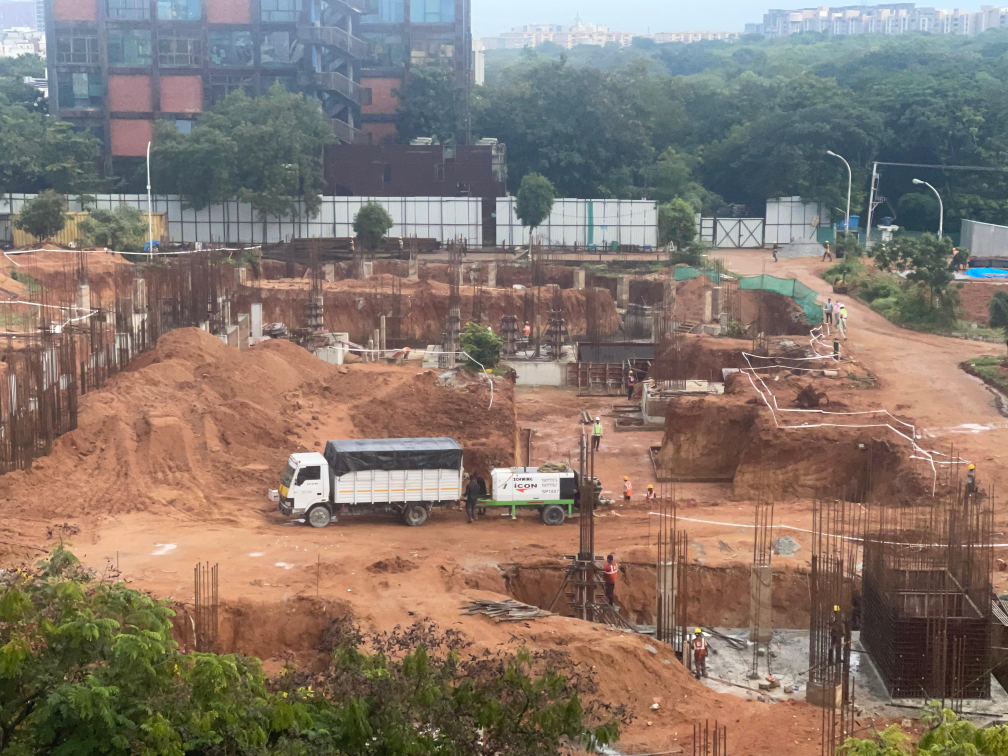
#> input picture web/csim.jpg, 4032 x 3024 px (shown at 1/4 size)
$ python images.py
#> lines starting #> are read from the running program, lines starting #| are printed output that depends on the picture
#> further down, img1 is the input picture: PIL image 4032x3024 RGB; mean R, G, B 134.5, 119.6, 109.1
from PIL import Image
from reportlab.pdfgen import canvas
import io

def image_with_opacity(img: Image, opacity: float):
#> called with opacity = 0.3
    if opacity < 0 or opacity > 1:
        raise ValueError("Opacity must be between 0 and 1")

    aimg = img.convert("RGBA")

    # Create an alpha mask for the opacity
    r, g, b, a = aimg.split()  # Get the alpha channel
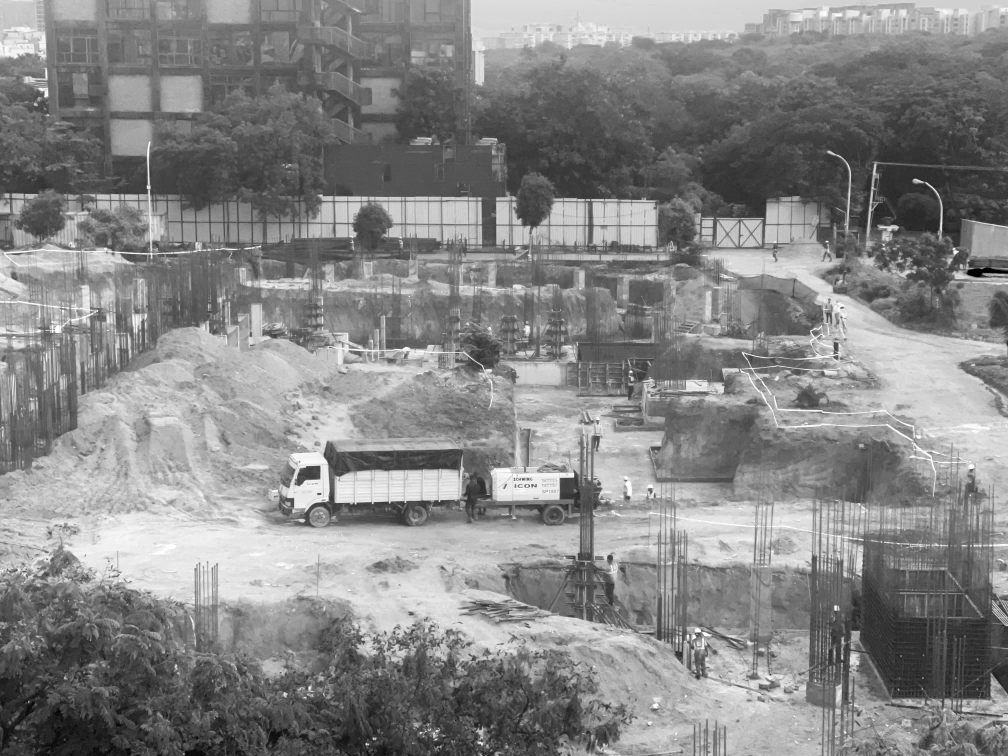
#> r: PIL image 4032x3024 L (shown at 1/4 size); min 0, max 255, mean 134.5
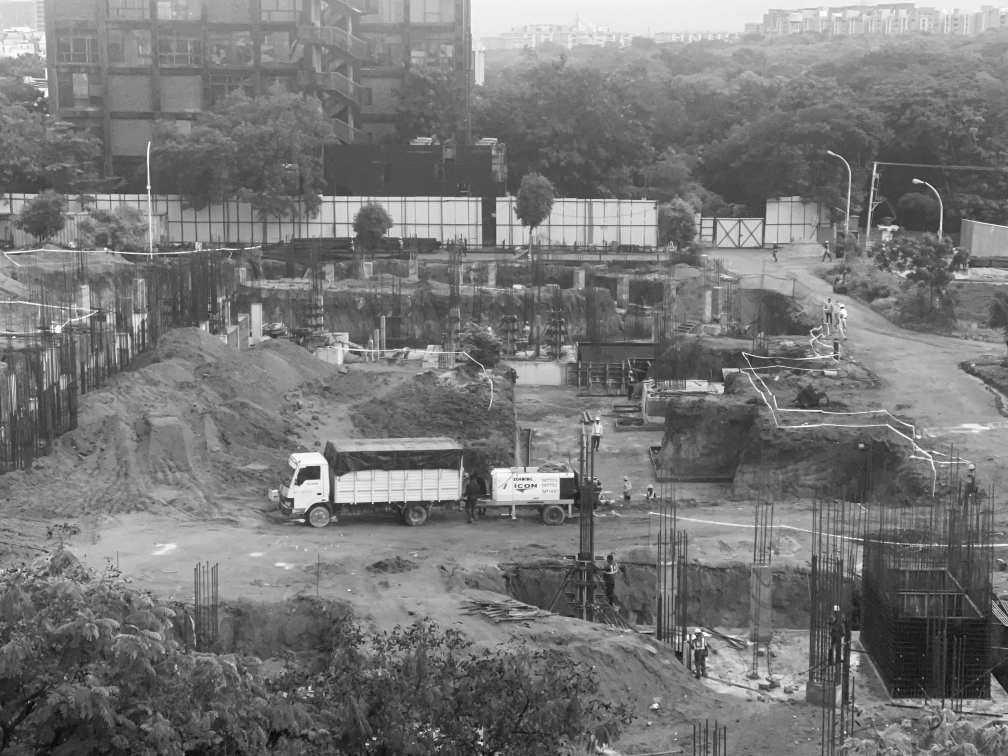
#> g: PIL image 4032x3024 L (shown at 1/4 size); min 3, max 255, mean 119.6
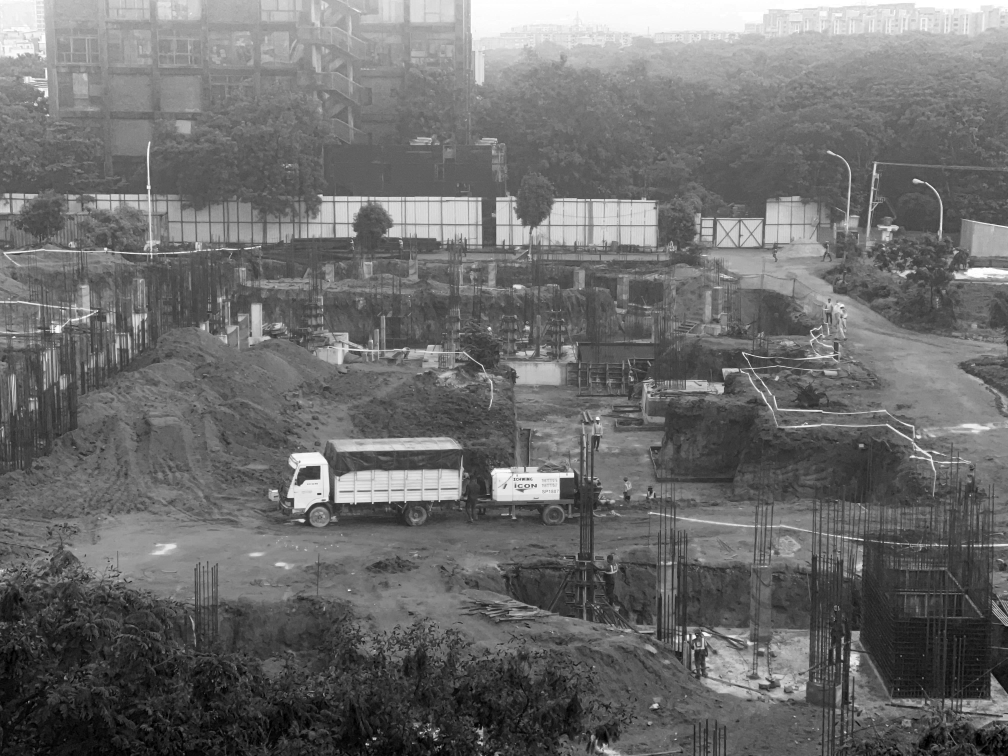
#> b: PIL image 4032x3024 L (shown at 1/4 size); min 0, max 255, mean 109.1
#> a: PIL image 4032x3024 L; every value is 255
    a = a.point(lambda p: p * opacity)  # Apply the opacity
#> a: PIL image 4032x3024 L; every value is 76
    new_image = Image.merge("RGBA", (r, g, b, a))
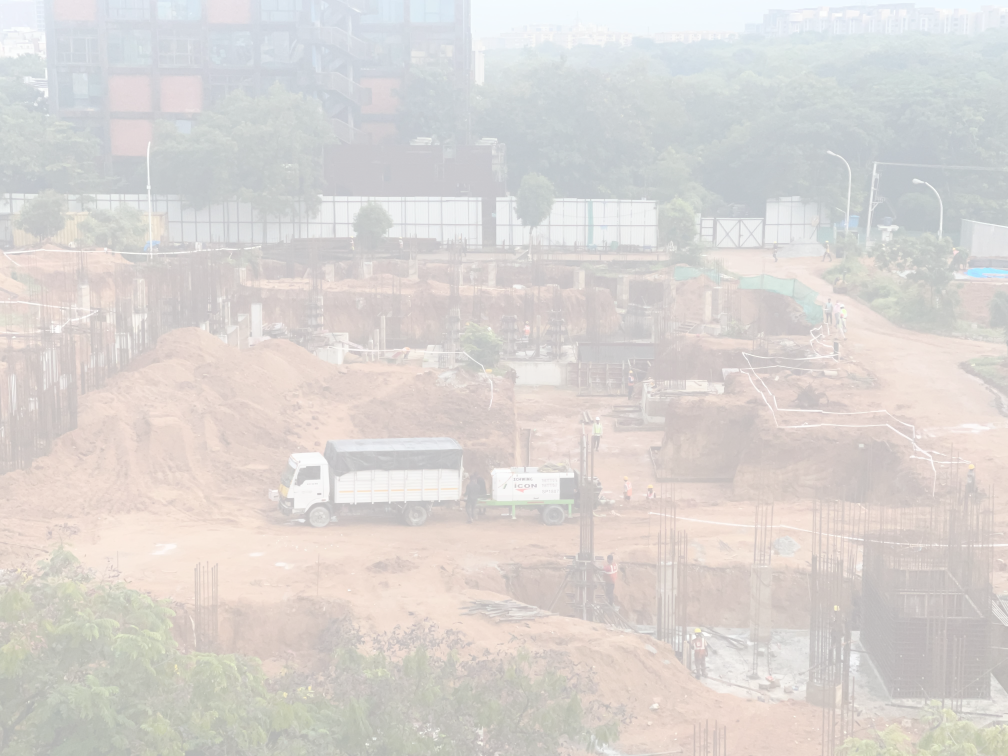
#> new_image: PIL image 4032x3024 RGBA (shown at 1/4 size); mean R, G, B, A 134.5, 119.6, 109.1, 76; transparent parts drawn white
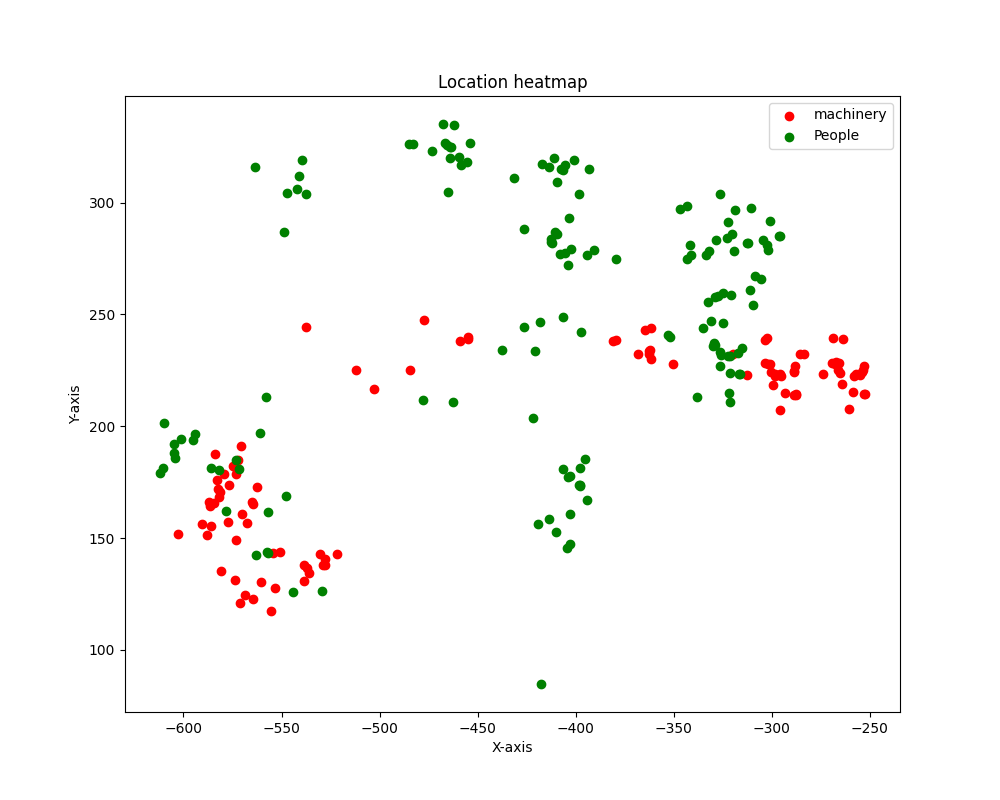
#> input picture web/scatterplot.png, 1000 x 800 px
    return new_image

def concat_images(img1: Image, img2: Image):
    """
    Lay two images on top of each other.

    Args:
        img1 (PIL.Image): The first image.
        img2 (PIL.Image): The second image.

    Returns:
        PIL.Image: The combined image.
    """
    imgnew = Image.new("RGBA", (max(img1.width, img2.width), max(img1.height, img2.height)))
    imgnew.paste(img1.convert("RGBA"), (0, 0))
    imgnew.paste(img2.convert("RGBA"), (0, 0))
    return imgnew

def lay_image(img1, img2):
    img2 = img2.resize((img1.width, img1.height))
    new_image = Image.new("RGBA", (max(img1.width, img2.width), max(img1.height, img2.height)))
#> new_image: PIL image 775x619 RGBA; every value is 0
    new_image.paste(img1, (0, 0))
    new_image.paste(img2, (0, 0), mask=img2.split()[3])
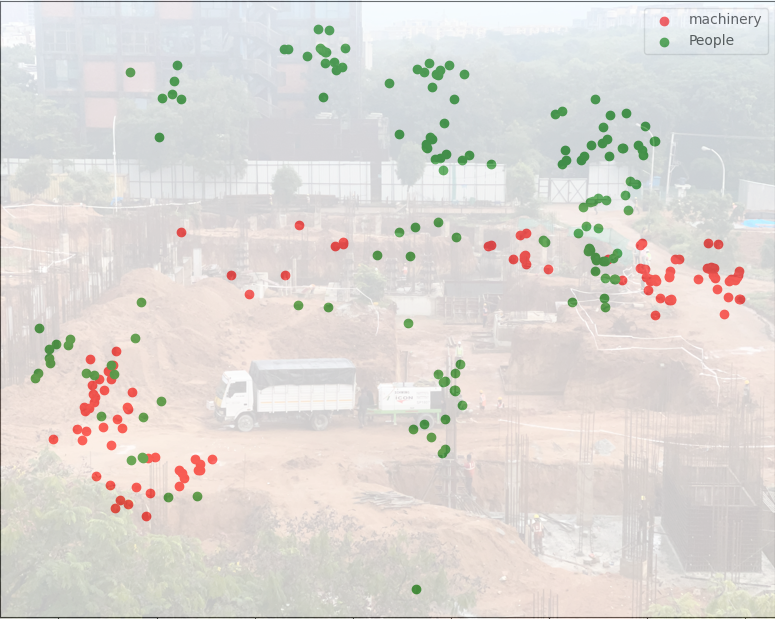
#> new_image: PIL image 775x619 RGBA; mean R, G, B, A 214.5, 209.6, 204.7, 202; transparent parts drawn white
    return new_image

if __name__ == "__main__":
    img1 = Image.open("csim.jpg")
    image_with_opacity(img1, 0.3).save("temp_image.png")
    img1 = Image.open("scatterplot.png").crop((125, 95, 900, 714))
    img2 = Image.open("temp_image.png")
    lay_image(img1, img2).save("temp_image2.png")
    # im = Image.open("scatterplot.png").crop((125, 95, 900, 714))
    # im.save("temp_image2.png")
